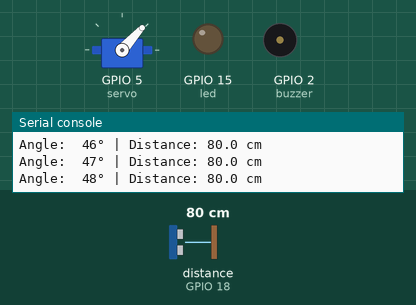
This program was run on a simulated ESP32 board running MicroPython. Shown: servo, output pins drawn as LEDs (lit = HIGH), buzzer (waves = sounding), the last lines printed to the serial console. The test bench sets the inputs (shaded band); at power-on: distance to the obstacle (sensor on GPIO 18) 80 cm. The echo pulse lasts 58.3 µs per cm; servo angles are drawn from the pulse width (0.5 ms = 0°, 2.5 ms = 180°); pins used as bus, display or sensor lines are not drawn.

Above: at 1.26 s.
1.3 s: distance to the obstacle (sensor on GPIO 18) set to 2 cm
At 2.5 s:
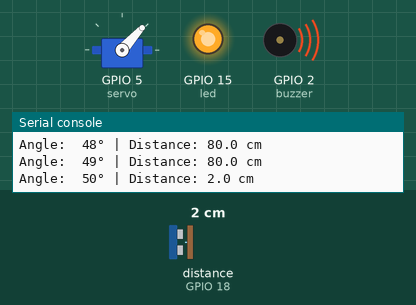
2.8 s: distance to the obstacle (sensor on GPIO 18) set to 19 cm
4.3 s: distance to the obstacle (sensor on GPIO 18) set to 23 cm
At 5.56 s:
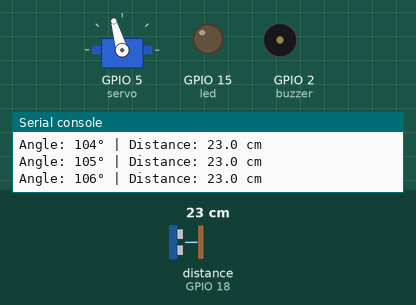
7.3 s: distance to the obstacle (sensor on GPIO 18) set to 4 cm
At 7.6 s:
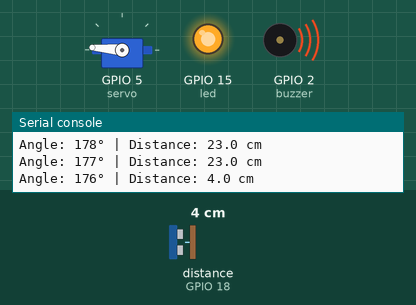
8.8 s: distance to the obstacle (sensor on GPIO 18) set to 60 cm
At 8.96 s:
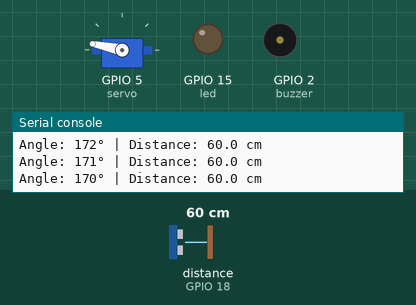
11.8 s: distance to the obstacle (sensor on GPIO 18) set to 120 cm
Timing chart, 0 to 15.8 s (numbered marks = the images above; inputs shaded):
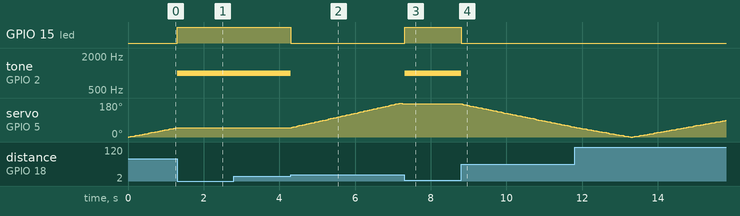

The program:

Servo_Radar_System.py
```python
from machine import Pin, PWM, time_pulse_us
import time

# ============================================================
# Hardware Configuration
# ============================================================

# Ultrasonic Sensor Pins
trig = Pin(19, Pin.OUT)
echo = Pin(18, Pin.IN)

# Servo Motor (50 Hz for SG90)
servo = PWM(Pin(5), freq=50)

# Warning LED
led = Pin(15, Pin.OUT)

# Buzzer
buzzer = PWM(Pin(2))
buzzer.freq(1000)

# ============================================================
# Function: Measure Distance
# ============================================================

def dist():
    """
    Measures the distance using the HC-SR04 ultrasonic sensor.

    Returns:
        float : Distance in centimeters.
        None  : If no valid echo is received.
    """

    # Send a 10 µs trigger pulse
    trig.off()
    time.sleep_us(2)
    trig.on()
    time.sleep_us(10)
    trig.off()

    try:
        # Measure the echo pulse duration
        duration = time_pulse_us(echo, 1)
    except OSError:
        # Return None if the sensor times out
        return None

    # Convert pulse duration to distance (cm)
    distance = (duration * 0.0343) / 2

    return distance


# ============================================================
# Function: Rotate Servo
# ============================================================

def set_angle(angle):
    """
    Rotates the servo motor to the desired angle.

    Args:
        angle (int): Angle between 0° and 180°.
    """

    # Convert angle to PWM duty cycle
    duty = int((((angle / 180) * 2 + 0.5) / 20) * 1023)
    servo.duty(duty)


# ============================================================
# Function: Scan One Angle
# ============================================================

def scan(angle):
    """
    Rotates the servo, measures the distance,
    and activates the alarm if an object is too close.
    """

    # Move servo to the required angle
    set_angle(angle)

    # Give the servo enough time to reach the position
    time.sleep_ms(20)

    # Read the current distance
    distance = dist()

    # Skip invalid readings
    if distance is None:
        return

    # Print angle and distance for debugging
    print(f"Angle: {angle:3d}° | Distance: {distance:.1f} cm")

    # Object detected
    if distance < 20:

        led.on()
        buzzer.duty(512)

        # Stop scanning until the object is removed
        while True:

            distance = dist()

            if distance is None:
                continue

            if distance >= 20:
                break

        # Turn off warning devices
        led.off()
        buzzer.duty(0)


# ============================================================
# Main Program
# ============================================================

while True:

    # Make sure everything starts in OFF state
    led.off()
    buzzer.duty(0)

    # Scan from 0° to 180°
    for angle in range(181):
        scan(angle)

    # Scan back from 180° to 0°
    for angle in range(180, -1, -1):
        scan(angle)
```

Measured:
- the behaviour switches between 20 and 21 cm on distance to the obstacle (sensor on GPIO 18) (found by bisection; images 1 and 2)
- after the input at 1.3 s, GPIO 15 (led): LOW → HIGH at once; tone on GPIO 2 (buzzer): silent → 1000 Hz at once; servo on GPIO 5 (servo): stays 48° (without the input it goes to 50° after 0.01 s)
- after the input at 2.8 s, every drawn part: stays the same
- after the input at 4.3 s, GPIO 15 (led): HIGH → LOW at once; tone on GPIO 2 (buzzer): 1000 Hz → silent at once; servo on GPIO 5 (servo): rises from 48° to 178° in 2.9 s, then falls to 175° in 0.13 s
- after the input at 7.3 s, GPIO 15 (led): LOW → HIGH at once; tone on GPIO 2 (buzzer): silent → 1000 Hz at once; servo on GPIO 5 (servo): stays 175° (without the input it goes to 173° after 0.04 s)
- after the input at 8.8 s, GPIO 15 (led): HIGH → LOW at once; tone on GPIO 2 (buzzer): 1000 Hz → silent at once; servo on GPIO 5 (servo): moves from 175° to 52° over 3.0 s, starting at once
